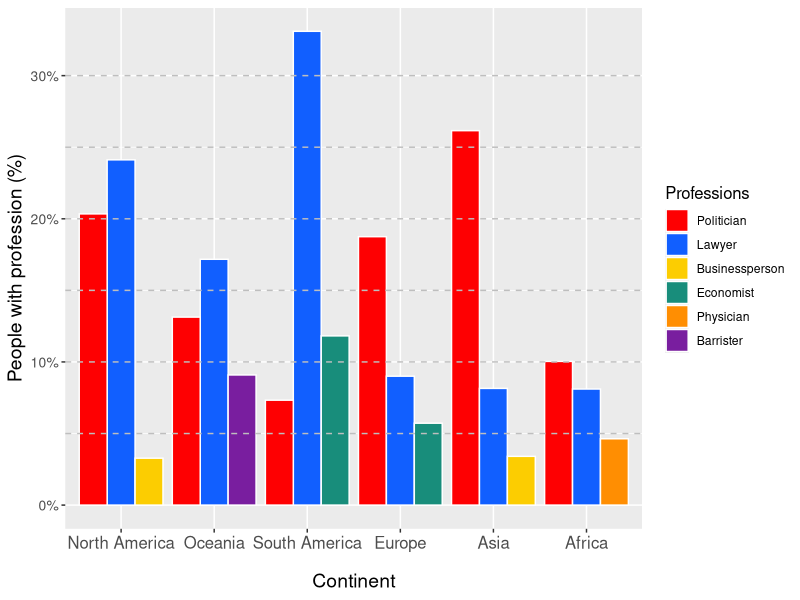
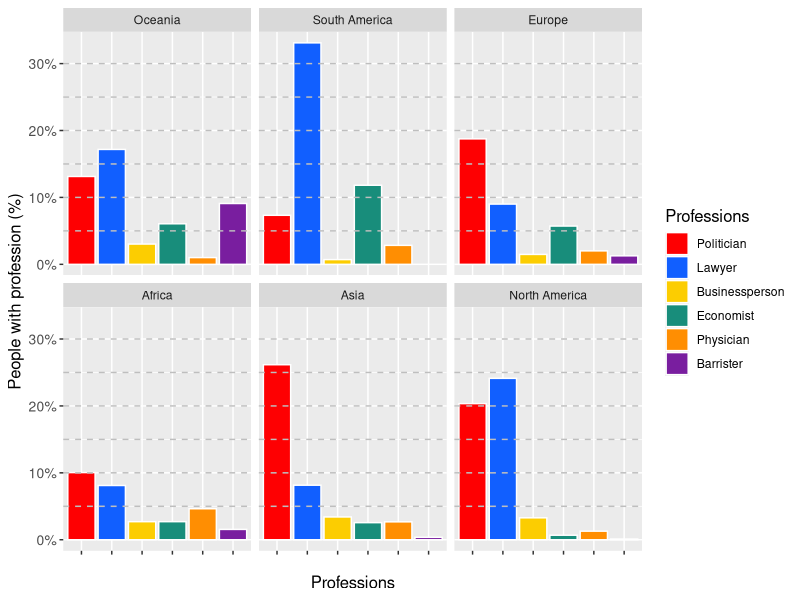
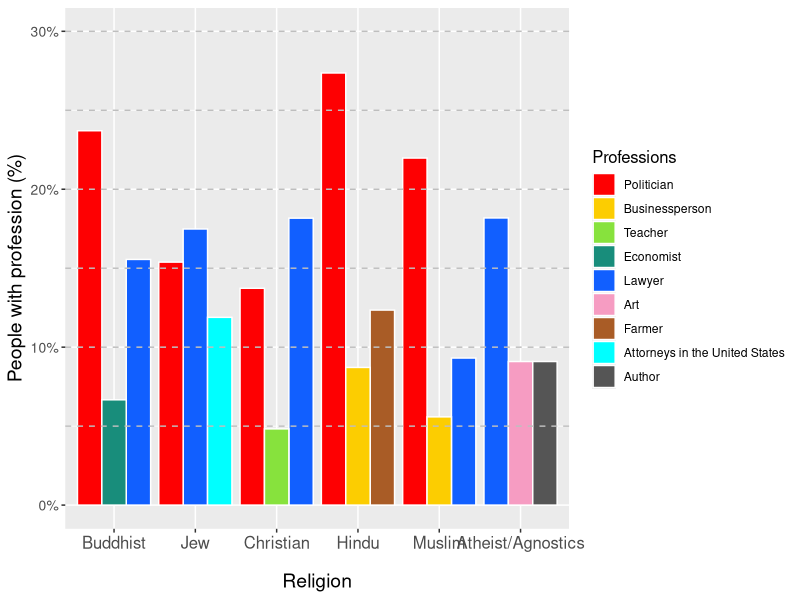
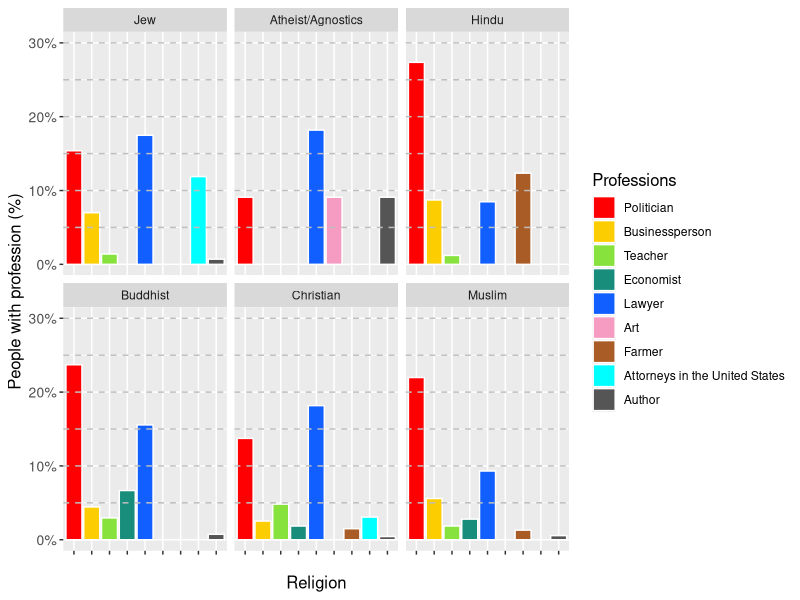
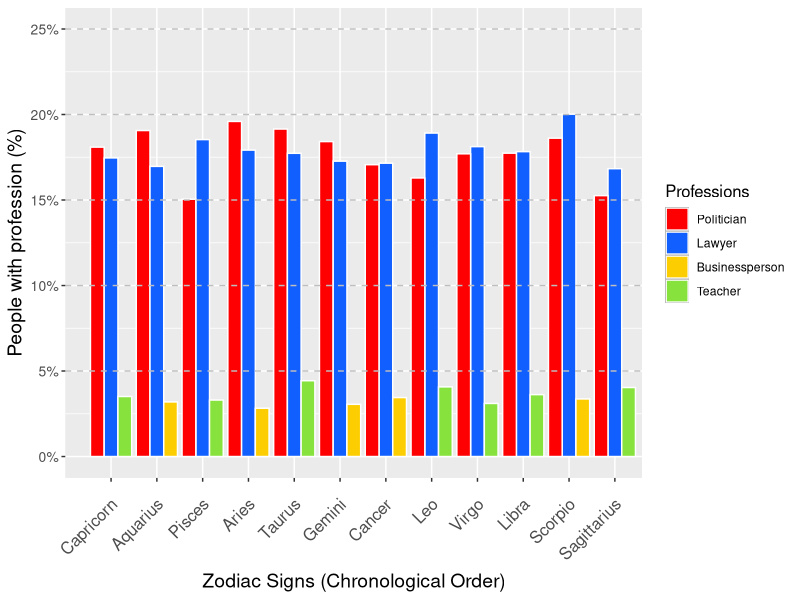
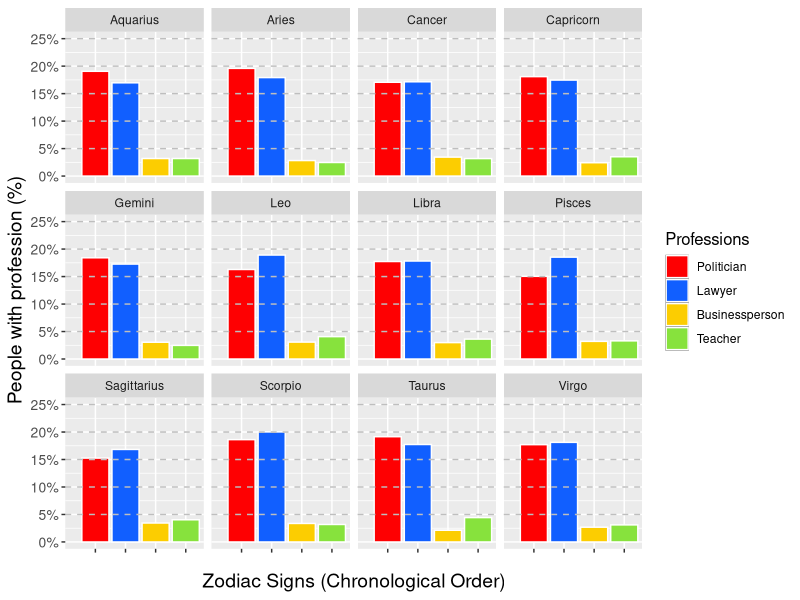

These charts were generated, in order, by the following R code:
# R script for continents

library(tidyverse)

# Load data
data <- read_csv("profession_by_all.csv")

# Make table for most common professions for each continent and the counts and percentage
continent_professions <- data |>
  filter(Continent != 'Continent', Profession != 'Profession') |>
  group_by(Continent, Profession) |>
  summarise(count = n(), .groups = "drop") |>
  group_by(Continent) |>
  mutate(total_in_continent = sum(count)) |>
  slice_max(count, n = 3, with_ties = FALSE) |>
  # slice_min(count, n=1, with_ties = FALSE) |>
  mutate(percentage = (count / total_in_continent) * 100) |>
  ungroup() |>
  select(Continent, Profession, count, percentage) |>
  mutate(Continent = fct_reorder(Continent, percentage, .desc = TRUE))

# Legend reorder
continent_professions$Professions <- factor(continent_professions$Profession,
  levels = c("Politician", "Lawyer", "Businessperson", "Teacher", "Economist", "Physician", "Barrister", "Art", "Farmer", "Attorneys in the United States", "Authors"))

# Poltiician = #fe0002
# Lawyer = #115fff
# Businessperson = #fccd01
# Teacher = #87e23d
# Economist = #188d7b
# Physician = #ff8e02
# Barrister = #791e9f
# Art = #f69cc2
# Farmer = #999999
# Attorneys in the United States = #00FFFF
# Authors = #555555

# Plot barplot
barplot <- continent_professions |>
  ggplot(aes(
    x = Continent,
    y = percentage/100,
    fill = Professions,
  )) +
  geom_col(position="dodge", colour="white") +
  labs(
    x = 'Continent',
    y = 'People with profession (%)',
    # title = 'Percentage of people in their religion\'s 3 most common profession'
  ) +
  ylim(0, 40) +
  scale_y_continuous(labels=scales::label_percent()) +
  scale_fill_manual(values = c("#fe0002","#115fff","#fccd01","#188d7b","#ff8e02","#791e9f" ),
    labels = c("Politician","Lawyer", "Businessperson", "Economist", "Physician", "Barrister")) +
    geom_hline(
    yintercept = seq(5/100, 30/100, by = 5/100),
    color = "grey", 
    linetype = "dashed"
  ) +
theme(
  axis.text.x = element_text(size = 12),
  axis.text.y = element_text(size = 10),
  axis.title.y = element_text(size = 14),
  axis.title.x = element_text(margin = margin(t = 15), size = 14),
  legend.title = element_text(size = 12)
)

# Save the barplot as .png
ggsave(
  filename = "A_continents_barplot.png",
  plot = barplot,
  width=10,
)


  # Seperate plot for all subplots for easier comparison
# Make table for most common professions for each continent and the counts and percentage
sub_continent_professions <- data |>
  filter(Continent != 'Continent', Profession != 'Profession') |>
  group_by(Continent, Profession) |>
  summarise(count = n(), .groups = "drop") |>
  group_by(Continent) |>
  mutate(total_in_continent = sum(count)) |>
  filter(Profession=="Politician"|Profession=="Lawyer"|Profession=="Businessperson"|Profession=="Economist"|Profession=="Physician"|Profession=="Barrister") |>
  mutate(percentage = (count / total_in_continent) * 100) |>
  ungroup() |>
  select(Continent, Profession, count, percentage) |>
  mutate(Continent = fct_reorder(Continent, percentage, .desc = TRUE))

# Legend reorder
sub_continent_professions$Professions <- factor(sub_continent_professions$Profession,
  levels = c("Politician", "Lawyer", "Businessperson", "Teacher", "Economist", "Physician", "Barrister", "Art", "Farmer", "Attorneys in the United States", "Authors"))

sub_barplot <- sub_continent_professions |>
  ggplot(aes(
    x = Professions,
    y = percentage/100,
    fill = Professions,
  )) +
  theme(
  axis.text.x = element_blank(),
  axis.text.y = element_text(size = 10),
  axis.title.y = element_text(size = 12),
  axis.title.x = element_text(margin = margin(t = 15), size = 12),
  legend.title = element_text(size = 12)
) +
  geom_col(position="dodge", colour="white") +
  labs(
    x = 'Professions',
    y = 'People with profession (%)',
    # title = 'Percentage of people in their religion\'s 3 most common profession'
  ) + facet_wrap(~Continent) +
  ylim(0, 40) +
  scale_y_continuous(labels=scales::label_percent()) +
  scale_fill_manual(values = c("#fe0002","#115fff","#fccd01","#188d7b","#ff8e02","#791e9f" ),
    labels = c("Politician","Lawyer", "Businessperson", "Economist", "Physician", "Barrister")) +
  geom_hline(
    yintercept = seq(5/100, 30/100, by = 5/100),
    color = "grey", 
    linetype = "dashed"
  )  

ggsave(
  filename = "A_sub_continents_barplot.png",
  plot = sub_barplot,
  width=10,
)

# R script for religions

# Make table for most common professions for each religion and the counts and percentage
religion_professions <- data |>
  filter(Religion != 'Religion', Profession != 'Profession') |>
  group_by(Religion, Profession) |>
  summarise(count = n(), .groups = "drop") |>
  group_by(Religion) |>
  mutate(total_in_religion = sum(count)) |>
  slice_max(count, n = 3, with_ties = FALSE) |>
  # slice_min(count, n=2, with_ties = FALSE) |>
  mutate(percentage = (count / total_in_religion) * 100) |>
  ungroup() |>
  select(Religion, Profession, count, percentage) |>
  mutate(Religion = fct_reorder(Religion, percentage, .desc = TRUE))

# Legend reorder
religion_professions$Professions <- factor(religion_professions$Profession,
  levels = c("Politician", "Businessperson", "Teacher", "Economist", "Lawyer", "Physician", "Barrister", "Art", "Farmer", "Attorneys in the United States", "Author"))

# Plot barplot
barplot <- religion_professions |>
  ggplot(aes(
    x = Religion,
    y = percentage/100,
    fill = Professions
  )) +
  geom_col(position="dodge", colour="white") +
  labs(
    x = 'Religion',
    y = 'People with profession (%)',
    # title = 'Percentage of people in their religion\'s 3 most common profession'
  ) +
  ylim(0, 30) +
  scale_y_continuous(labels=scales::label_percent()) +
  scale_fill_manual(values = c("#fe0002","#fccd01","#87e23d", "#188d7b", "#115fff", "#f69cc2", "#a95c26", "#00FFFF", "#555555"),
                    labels = c("Politician","Businessperson", "Teacher", "Economist", "Lawyer", "Art", "Farmer", "Attorneys in the United States", "Author")) +
  geom_hline(
    yintercept = seq(5/100, 30/100, by = 5/100),
    color = "grey", 
    linetype = "dashed"
  ) +
  theme(
  axis.text.x = element_text(size = 12),
  axis.text.y = element_text(size = 10),
  axis.title.y = element_text(size = 14),
  axis.title.x = element_text(margin = margin(t = 15), size = 14),
  legend.title = element_text(size = 12)
)

# Save the barplot as .png
ggsave(
  filename = "B_religions_barplot.png",
  plot = barplot,
  width=10,
)

  # Seperate plots for all subplots for easier comparison

# Make table for most common professions for each religion and the counts and percentage
sub_religion_professions <- data |>
  filter(Religion != 'Religion', Profession != 'Profession') |>
  group_by(Religion, Profession) |>
  summarise(count = n(), .groups = "drop") |>
  group_by(Religion) |>
  mutate(total_in_religion = sum(count)) |>
  filter(Profession=="Politician"|Profession=="Businessperson"|Profession=="Teacher"|Profession=="Economist"|Profession=="Lawyer"|Profession=="Art"|Profession=="Farmer"|Profession=="Attorneys in the United States"|Profession=="Author") |>
  mutate(percentage = (count / total_in_religion) * 100) |>
  ungroup() |>
  select(Religion, Profession, count, percentage) |>
  mutate(Religion = fct_reorder(Religion, percentage, .desc = TRUE))

# Legend reorder
sub_religion_professions$Professions <- factor(sub_religion_professions$Profession,
  levels = c("Politician", "Businessperson", "Teacher", "Economist", "Lawyer", "Physician", "Barrister", "Art", "Farmer", "Attorneys in the United States", "Author"))

print(sub_religion_professions, n =100)

# Plot barplot
sub_barplot <- sub_religion_professions |>
  ggplot(aes(
    x = Professions,
    y = percentage/100,
    fill = Professions
  )) +
    theme(
  axis.text.x = element_blank(),
  axis.text.y = element_text(size = 10),
  axis.title.y = element_text(size = 12),
  axis.title.x = element_text(margin = margin(t = 15), size = 12),
  legend.title = element_text(size = 12)
) +
  geom_col(position="dodge", colour="white") +
  labs(
    x = 'Religion',
    y = 'People with profession (%)',
    # title = 'Percentage of people in their religion\'s 3 most common profession'
  ) + facet_wrap(~Religion) +
  ylim(0, 30) +
  scale_y_continuous(labels=scales::label_percent()) +
  scale_fill_manual(values = c("#fe0002","#fccd01","#87e23d", "#188d7b", "#115fff", "#f69cc2", "#a95c26", "#00FFFF", "#555555"),
                    labels = c("Politician","Businessperson", "Teacher", "Economist", "Lawyer", "Art", "Farmer", "Attorneys in the United States", "Author")) +
  geom_hline(
    yintercept = seq(5/100, 30/100, by = 5/100),
    color = "grey", 
    linetype = "dashed"
  ) 

# Save the barplot as .png
ggsave(
  filename = "B_sub_religions_barplot.png",
  plot = sub_barplot,
  width=10,
)

# R code for zodiac signs


# Order them, such that they are in chronological order
zodiac_order <- c(
  "Capricorn", "Aquarius", "Pisces", "Aries", "Taurus", "Gemini", 
  "Cancer", "Leo", "Virgo", "Libra", "Scorpio", "Sagittarius")

# Make table for most common professions for each zodiac sign and the counts and percentage
zodiac_professions <- data |>
  filter(Zodiac != 'Zodiac', Profession != 'Profession') |>
  group_by(Zodiac, Profession) |>
  summarise(count = n(), .groups = "drop") |>
  group_by(Zodiac) |>
  mutate(total_in_zodiac = sum(count)) |>
  slice_max(count, n = 3, with_ties = FALSE) |>
  mutate(percentage = (count / total_in_zodiac) * 100) |>
  select(Zodiac, Profession, count, percentage) |>
  arrange(match(Zodiac, zodiac_order))

# Legend reorder
zodiac_professions$Professions <- factor(zodiac_professions$Profession,
  levels = c("Politician", "Lawyer", "Businessperson", "Teacher", "Economist", "Physician", "Barrister", "Art", "Farmer", "Attorneys in the United States", "Authors"))

print(zodiac_professions, n=100)

# Plot barplot
barplot <- zodiac_professions |>
  ggplot(aes(
    x = factor(Zodiac, levels = zodiac_order),
    y = percentage/100,
    fill = Professions
  )) +
  geom_density(alpha = 0.5) +
  geom_col(position="dodge",colour="white") +
  labs(
    x = 'Zodiac Signs (Chronological Order)',
    y = 'People with profession (%)',
    # title = 'Percentage of people each zodiac\'s 3 most common professions'
  ) +
  ylim(0, 25) +
  scale_y_continuous(labels=scales::label_percent()) +
  scale_fill_manual(values = c("#fe0002","#115fff","#fccd01","#87e23d"),
    labels = c("Politician","Lawyer", "Businessperson", "Teacher")) +
  geom_hline(
    yintercept = seq(5/100, 25/100, by = 5/100),
    color = "grey", 
    linetype = "dashed"
  ) +
theme(
  axis.text.x = element_text(angle = 45, hjust = 1, vjust = 0.8, size = 12),
  axis.text.y = element_text(size = 10),
  axis.title.y = element_text(size = 14),
  axis.title.x = element_text(margin = margin(t = 15), size = 14),
  legend.title = element_text(size = 12)
)

# Save the barplot as .png
ggsave(
  filename = "C_zodiac_barplot.png",
  plot = barplot,
  width=12
)


 # Seperate barplot for subplots <- For activity
# Make table for most common professions for each zodiac sign and the counts and percentage
sub_zodiac_professions <- data |>
  filter(Zodiac != 'Zodiac', Profession != 'Profession') |>
  group_by(Zodiac, Profession) |>
  summarise(count = n(), .groups = "drop") |>
  group_by(Zodiac) |>
  mutate(total_in_zodiac = sum(count)) |>
  filter(Profession=="Politician"|Profession=="Lawyer"|Profession=="Businessperson"|Profession=="Teacher") |>
  mutate(percentage = (count / total_in_zodiac) * 100) |>
  select(Zodiac, Profession, count, percentage) |>
  arrange(match(Zodiac, zodiac_order))

# Legend reorder
sub_zodiac_professions$Professions <- factor(sub_zodiac_professions$Profession,
  levels = c("Politician", "Lawyer", "Businessperson", "Teacher", "Economist", "Physician", "Barrister", "Farmer", "Attorneys in the United States", "Authors", "Art"))

# Plot barplot
sub_barplot <- sub_zodiac_professions |>
  ggplot(aes(
    x = Professions,
    y = percentage/100,
    fill = Professions
  )) +
  theme(
  axis.text.x = element_blank(),
  axis.text.y = element_text(size = 10),
  axis.title.y = element_text(size = 14),
  axis.title.x = element_text(margin = margin(t = 15), size = 14),
  legend.title = element_text(size = 12)
) +
  geom_density(alpha = 0.5) +
  geom_col(position="dodge",colour="white") +
  labs(
    x = 'Zodiac Signs (Chronological Order)',
    y = 'People with profession (%)',
    # title = 'Percentage of people each zodiac\'s 3 most common professions'
  ) + facet_wrap(~Zodiac) +
  ylim(0, 25) +
  scale_y_continuous(labels=scales::label_percent()) +    scale_fill_manual(values = c("#fe0002","#115fff","#fccd01","#87e23d"),
    labels = c("Politician","Lawyer", "Businessperson", "Teacher")) +
  geom_hline(
    yintercept = seq(5/100, 25/100, by = 5/100),
    color = "grey", 
    linetype = "dashed"
  ) 

# Save the barplot as .png
ggsave(
  filename = "C_sub_zodiac_barplot.png",
  plot = sub_barplot,
  width=15, height=10,
)

